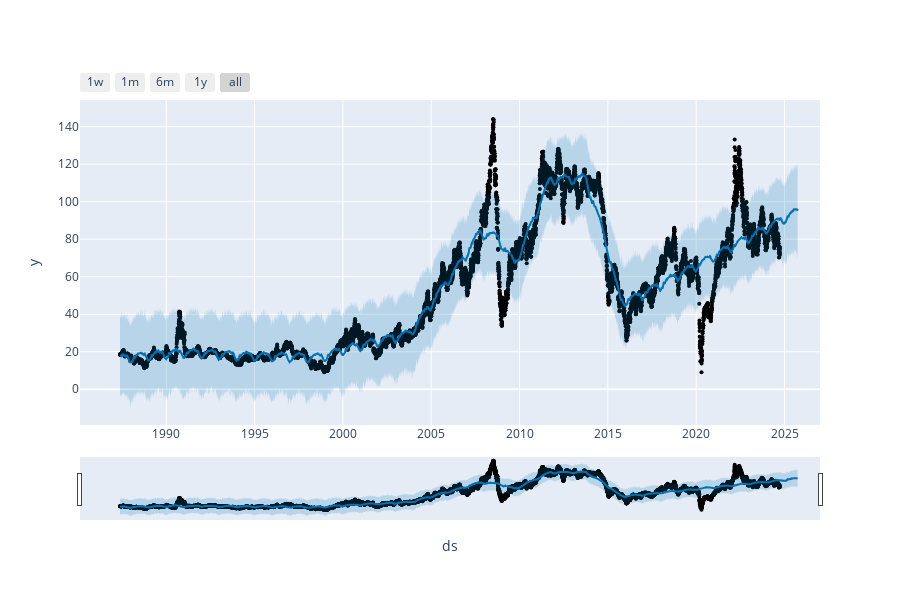

Notebook cell for this chart:
### Code cell
plot_plotly(model, forecast)

### Figure 1 — Plotly figure (JSON) as saved in the notebook; plotly's stock layout.template omitted (floating-point values rounded to 4 significant figures; data arrays with more than 128 entries replaced by an {"elided": "..."} marker saying what was removed)
{"data": [{"marker": {"color": "black", "size": 4}, "mode": "markers", "name": "Actual", "type": "scatter", "x": {"elided": "11267 str values"}, "y": {"elided": "11267 float values"}}, {"hoverinfo": "skip", "line": {"width": 0}, "mode": "lines", "type": "scatter", "x": {"elided": "11632 str values"}, "y": {"elided": "11632 float values"}}, {"fill": "tonexty", "fillcolor": "rgba(0, 114, 178, 0.2)", "line": {"color": "#0072B2", "width": 2}, "mode": "lines", "name": "Predicted", "type": "scatter", "x": {"elided": "11632 str values"}, "y": {"elided": "11632 float values"}}, {"fill": "tonexty", "fillcolor": "rgba(0, 114, 178, 0.2)", "hoverinfo": "skip", "line": {"width": 0}, "mode": "lines", "type": "scatter", "x": {"elided": "11632 str values"}, "y": {"elided": "11632 float values"}}], "layout": {"height": 600, "showlegend": false, "width": 900, "xaxis": {"rangeselector": {"buttons": [{"count": 7, "label": "1w", "step": "day", "stepmode": "backward"}, {"count": 1, "label": "1m", "step": "month", "stepmode": "backward"}, {"count": 6, "label": "6m", "step": "month", "stepmode": "backward"}, {"count": 1, "label": "1y", "step": "year", "stepmode": "backward"}, {"step": "all"}]}, "rangeslider": {"visible": true}, "title": {"text": "ds"}, "type": "date"}, "yaxis": {"title": {"text": "y"}}}}
